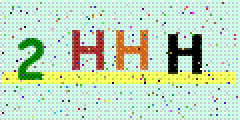
#> input picture Important Hack/Digit Recognizer/digitRecognition/pic.gif, 120 x 60 px (shown 2 times larger)
$ python ocr1.py
#> lines starting #> are read from the running program, lines starting #| are printed output that depends on the picture
from PIL import Image, ImageEnhance, ImageFilter
import pytesseract
path = 'pic.gif'
img = Image.open(path)
#> img is the input picture: PIL image 120x60 P; mean R, G, B, A 194.2, 220.4, 190.9, 255
img = img.convert('RGBA')
pix = img.load()
for y in range(img.size[1]):
    for x in range(img.size[0]):
        if pix[x, y][0] < 102 or pix[x, y][1] < 102 or pix[x, y][2] < 102:
            pix[x, y] = (0, 0, 0, 255)
        else:
            pix[x, y] = (255, 255, 255, 255)
img.save('temp.jpg')
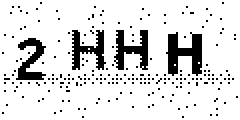
#> saved as temp.jpg: PIL image 120x60 RGBA (shown 2 times larger); mean R, G, B, A 221.2, 221.2, 221.2, 255
#> (the run stopped early here; a loop or call above may not have finished)

$ run again, with Important Hack/Digit Recognizer/digitRecognition/photo_3.jpeg saved as Important Hack/Digit Recognizer/digitRecognition/pic.gif
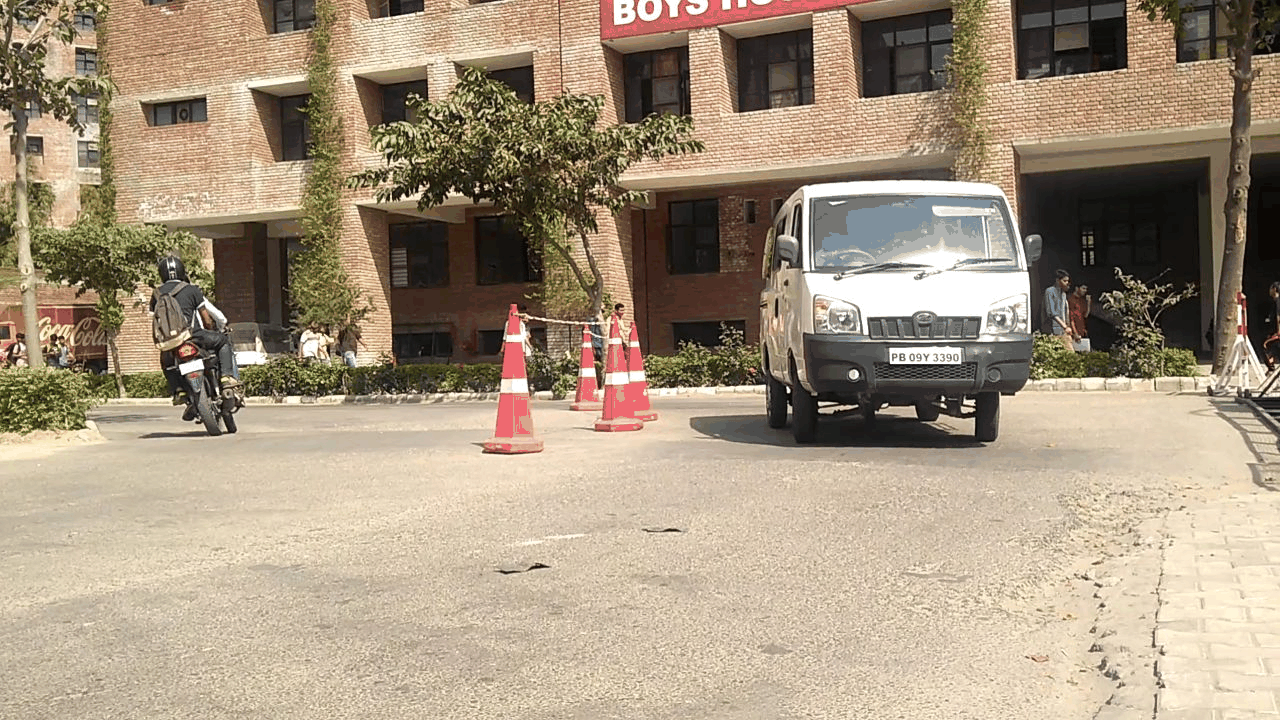
#> input picture Important Hack/Digit Recognizer/digitRecognition/photo_3.jpeg, 1280 x 720 px
#> img is the input picture: PIL image 1280x720 P; mean R, G, B 165.7, 149.3, 127.4
#> img: PIL image 1280x720 RGBA
#> `img.save('temp.jpg')`:
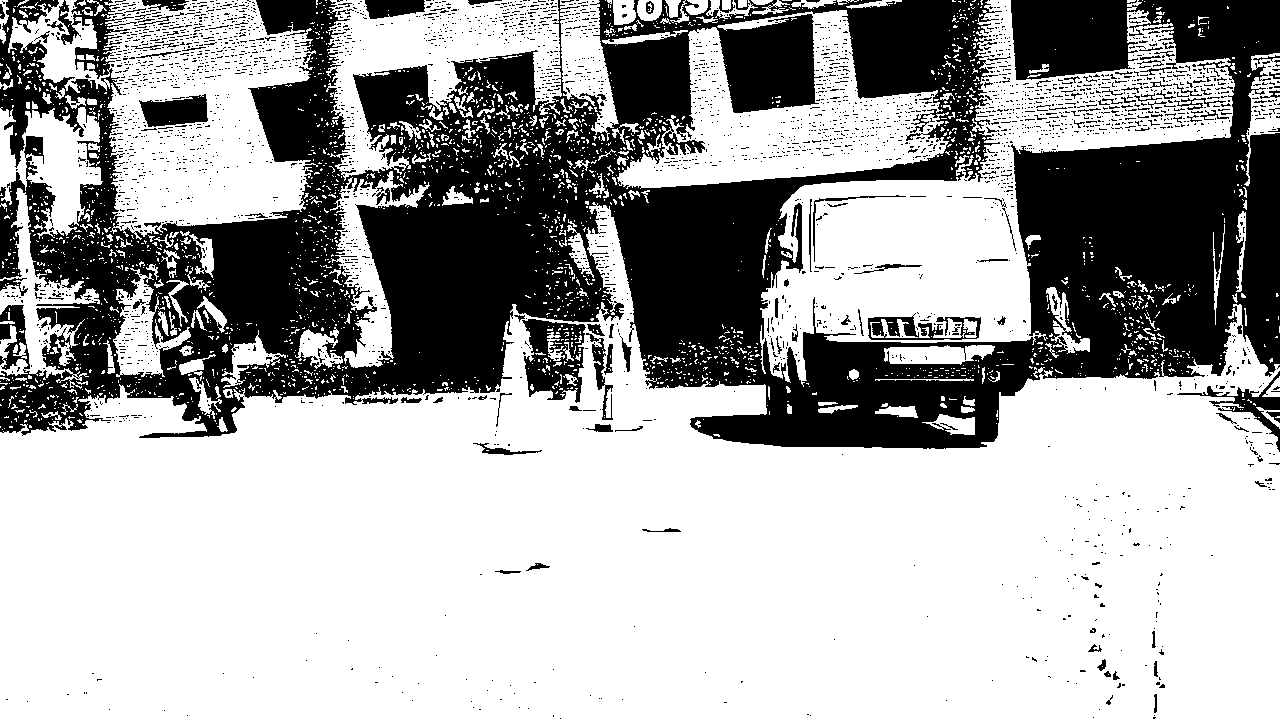
#> saved as temp.jpg: PIL image 1280x720 RGBA; mean R, G, B, A 167.5, 167.5, 167.5, 255
